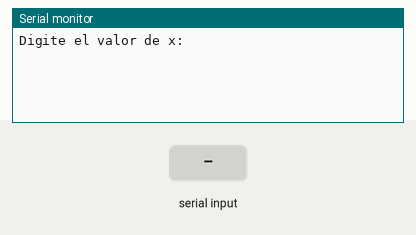
Recording of a program running on a simulated ESP32. On the bench: the last lines printed to the serial monitor. The inputs (shaded band) are chosen by the test bench.

Above: at 1.2 s.
1.3 s: "90,45\n" received over Serial
At 2.62 s:
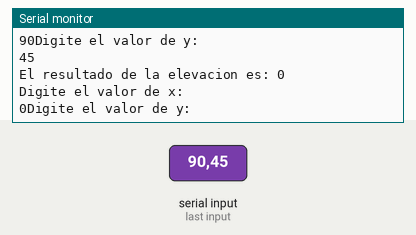
2.8 s: "30,150\n" received over Serial
At 4.7 s:
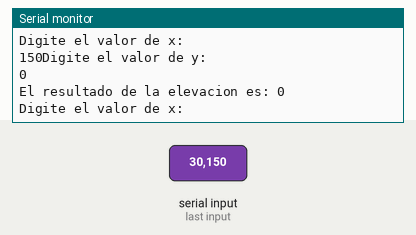

The program:

main.cpp
```cpp
/*6. Escriba un programa que calcule x^y, donde tanto x como y son enteros
positivos, sin utilizar la función pow.

#include<iostream>
#include<conio.h>

using namespace std;

int main(){
	int x,y,elevacion=1;

	cout<<"Digite el valor de x: ";cin>>x;
	cout<<"Digite el valor de y: ";cin>>y;

	for(int i=1;i<=y;i++){
		elevacion *= x;
	}

	cout<<"\nEl resultado de la elevacion es: "<<elevacion;

	getch();
	return 0;
}

*/

#include <Arduino.h>

int x,y,elevacion=1;

void setup()
{
  	Serial.begin(9600);
}

void loop()
{
	Serial.println("Digite el valor de x: "); while(!Serial.available()){} x = Serial.parseInt();
	Serial.print(String(x));
    	Serial.println("Digite el valor de y: "); while(!Serial.available()){} y = Serial.parseInt();
	Serial.print(String(y));

	for(int i=1;i<=y;i++){
		elevacion *= x;
	}

  	Serial.println("\nEl resultado de la elevacion es: " + String(elevacion));
}
```

Measured:
- after the input at 1.3 s, the serial monitor: prints a new line at once (image 1)
- after the input at 2.8 s, the serial monitor: prints a new line at once (image 2)
